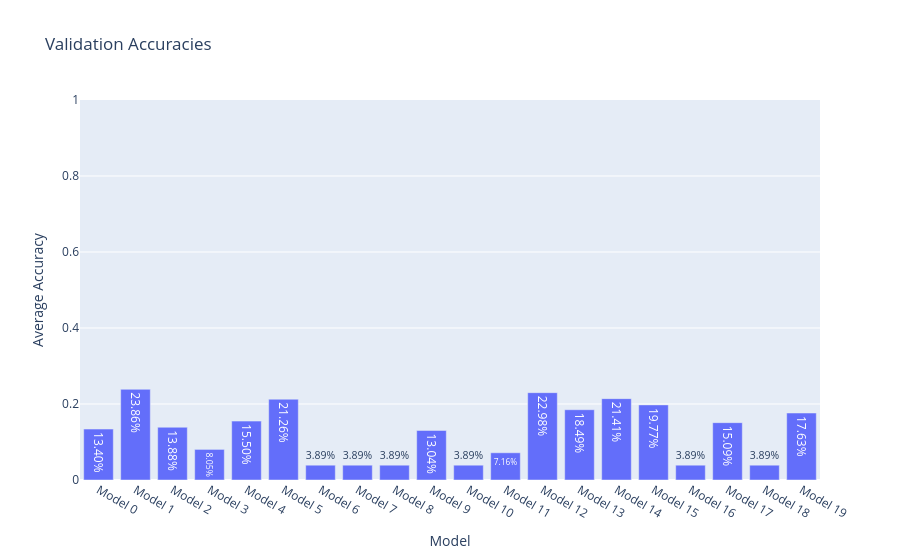

This figure's notebook cell:
### Code cell
visualise_accuracies()

### Figure 1 — Plotly figure (JSON) as saved in the notebook; plotly's stock layout.template omitted (floating-point values rounded to 4 significant figures)
{"data": [{"text": ["13.40%", "23.86%", "13.88%", "8.05%", "15.50%", "21.26%", "3.89%", "3.89%", "3.89%", "13.04%", "3.89%", "7.16%", "22.98%", "18.49%", "21.41%", "19.77%", "3.89%", "15.09%", "3.89%", "17.63%"], "textposition": "auto", "type": "bar", "x": ["Model 0", "Model 1", "Model 2", "Model 3", "Model 4", "Model 5", "Model 6", "Model 7", "Model 8", "Model 9", "Model 10", "Model 11", "Model 12", "Model 13", "Model 14", "Model 15", "Model 16", "Model 17", "Model 18", "Model 19"], "y": [0.134, 0.2386, 0.1388, 0.08049, 0.155, 0.2126, 0.03894, 0.03894, 0.03894, 0.1304, 0.03894, 0.07163, 0.2298, 0.1849, 0.2141, 0.1977, 0.03894, 0.1509, 0.03894, 0.1763]}], "layout": {"title": {"text": "Validation Accuracies"}, "xaxis": {"title": {"text": "Model"}}, "yaxis": {"range": [0, 1], "title": {"text": "Average Accuracy"}}}}
